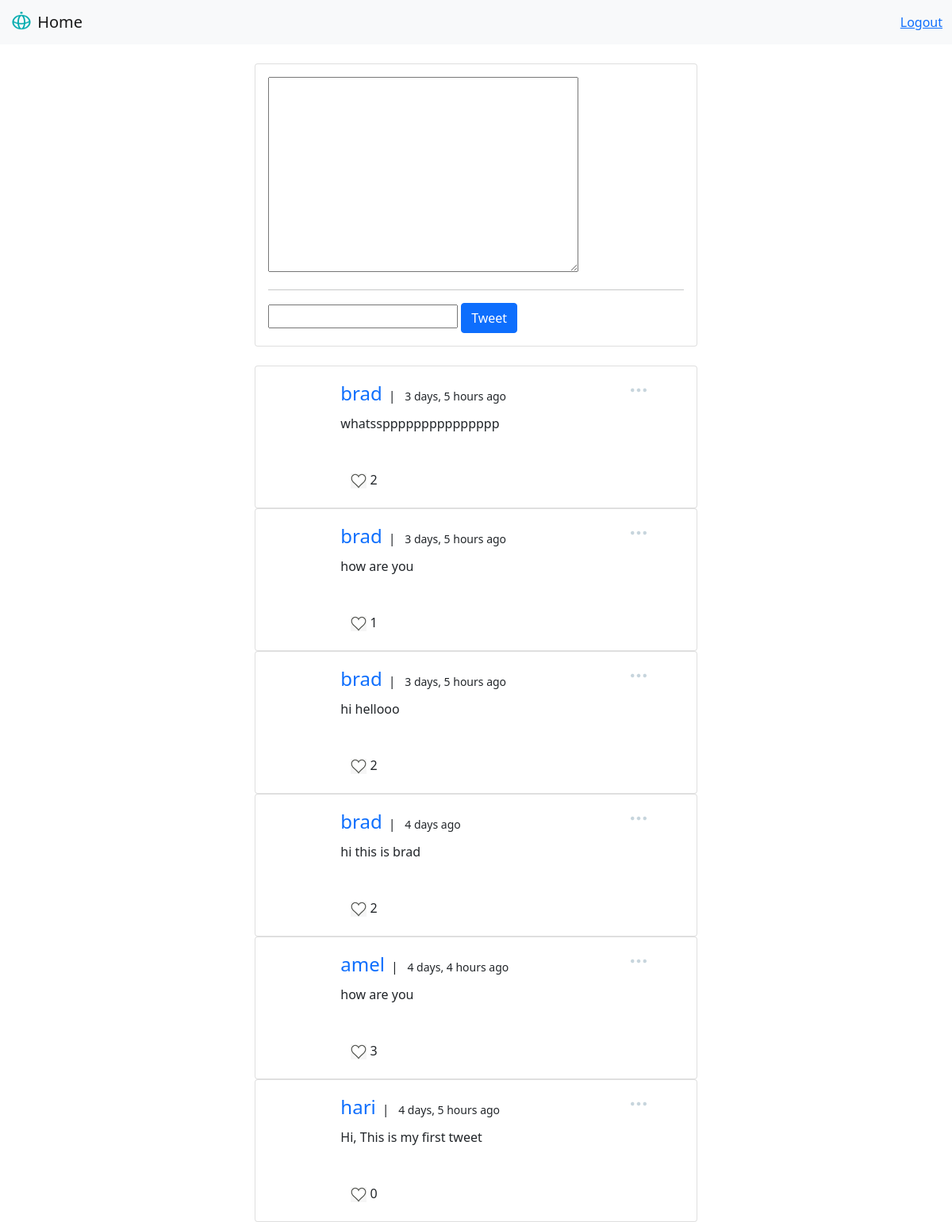
The app's page /, older data.
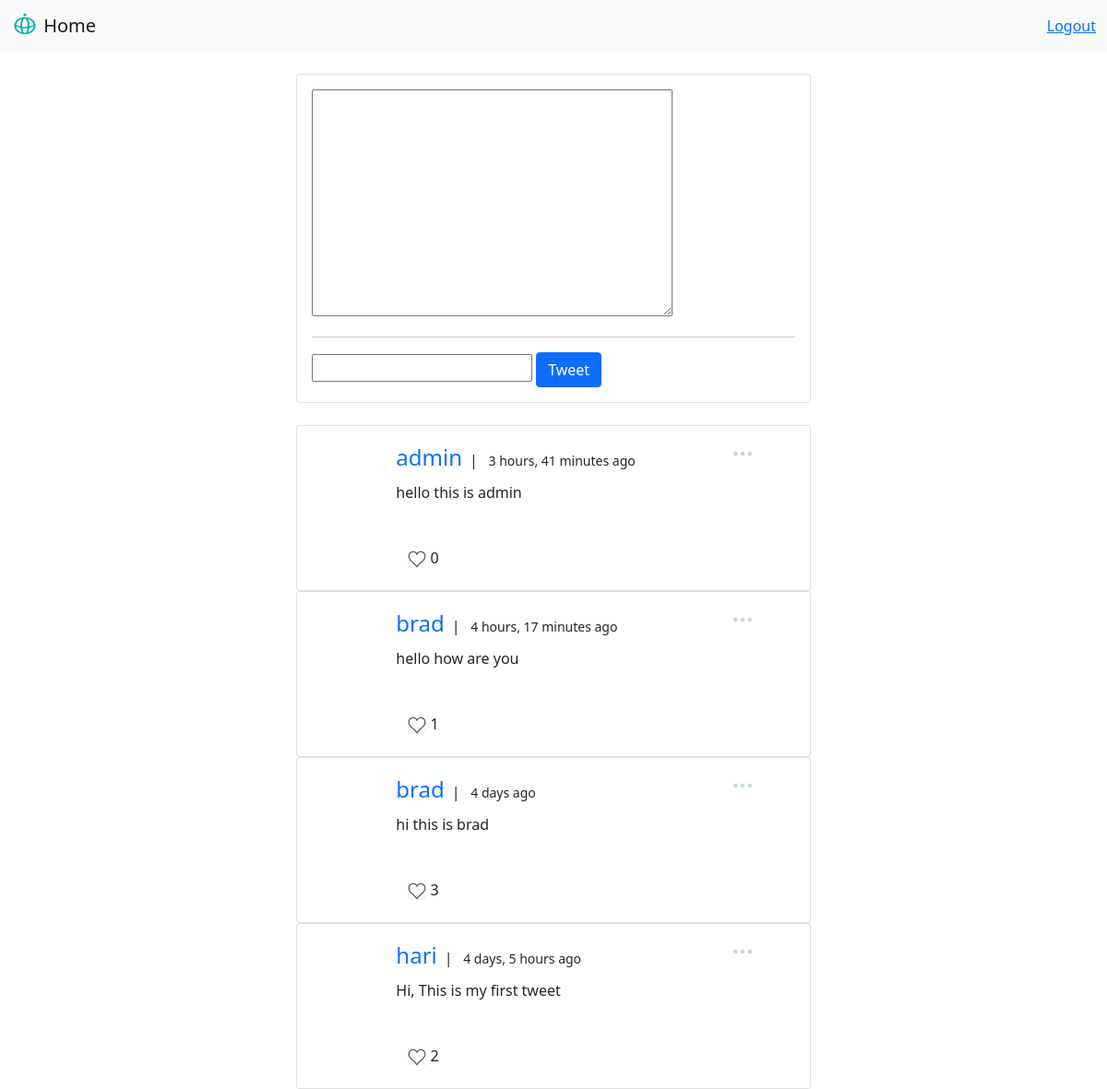
The same page, newer data.
### tweet/models.py (models this page shows, shortened)
class Tweet(models.Model):
    body = models.TextField(max_length=140)
    likes = models.ManyToManyField(User, related_name='tweet_likes')
    image = CloudinaryField(blank=True)
    created_at = models.DateTimeField(default=timezone.now)
    updated_at = models.DateTimeField(default=timezone.now)
    name = models.ForeignKey(User, on_delete = models.CASCADE, null=True, blank=True)

### tweet/views.py (the view)
# urls.py: path('', views.home, name='home'),
def home(request, *args, **kwargs):
    form = TweetForm()
    if request.method == 'POST':
        form = TweetForm(request.POST, request.FILES)
        new_tweet = form.save(commit=False)
        new_tweet.name = request.user
        new_tweet.save()
        return redirect('home')
    context = {'tweets' : Tweet.objects.all().order_by('-created_at'), 'form':form, }
    return render(request, 'tweet/home.html', context)

### tweet/forms.py
class TweetForm(forms.ModelForm):
    class Meta:
        model = Tweet
        fields = ['body', 'image', ]

### tweet/templates/tweet/home.html (shortened to what this page needs)
{% extends 'tweet/index.html' %}
{% load static %}
{% load humanize %}
{% block content %}
<!DOCTYPE html>
<html lang="en" dir="ltr">
  <head>
  </head>
  <body>
  <div class="container">
  <br/>
  <div class="row-cols-md-2 g-4">
    <div class="col-md-6 offset-md-3">
    <div class="col">
    <div class="card">
      <div class="card-body">
        <section>
          <form  action="{% url 'home' %}" method="post" enctype="multipart/form-data">
              {{form.body}}
           <br/><hr/>
            {{form.image}}
            <button type="submit" class="btn btn-primary">Tweet</button>
          </form>
        </section>
      </div>
    </div>
    <br/>
        {% for tweet in tweets %}
        <div class="card">
          <div class="card-body">
            <div class="row">
              <div class="col align-self-start">
              </div>
              <div class="col-8">
                <p class="card-title"> <a href="{% url 'profile' %}" style="font-size:2vw; text-decoration:none;">{{tweet.name}}</a>&ensp;|&ensp;<small> {{tweet.created_at|timesince}} ago </small></p>
                <p class="card-text">{{tweet.body}}</p>
                <br/>
                    <form class="" action="{% url 'like_tweet' tweet.pk %}"  method="post">
                      <button type="submit" class="btn btn-" name="button" name= "tweet_id" value={{tweet.id}}>
                        <img width="20px" src="{% static 'tweet/like.png' %}">   {{tweet.likes.all.count}}
                      </button>
                    </form>
                </div>
                <div class="col-2">
                  <div class="dropdown">
                    <img width="20px" type="submit" src="{% static 'tweet/more.png' %}" data-bs-toggle="dropdown" aria-expanded="false">
                    </div>
                </div>
            </div>
          </div>
        </div>
        {% endfor %}
      </div>
    </div>
  </div>
</div>
  </body>
</html>
{% endblock content %}

### tweet/templates/tweet/index.html (shortened to what this page needs)
<!DOCTYPE html>
{% load static %}
<html lang="'en'" dir="ltr">
  <head>
    <link href="https://cdn.jsdelivr.net/npm/bootstrap@5.0.0-beta3/dist/css/bootstrap.min.css" rel="stylesheet">
  </head>
  <body>
    <nav class="navbar navbar-light bg-light">
      <div class="container-fluid">
        <a class="navbar-brand" href="{% url 'home' %}">
          <img src="{% static 'tweet/techis-logo.png' %}" alt="" width="30" height="24" class="d-inline-block align-text-top">
            Home
        </a>
        <a href="{% url 'logout' %}">Logout</a>
      </div>
    </nav>
    {% block content %}
    {% endblock content %}
  </body>
</html>

Row changes from the older to the newer data that the page shows:
removed Tweet: name "brad", created_at "3 days, 5 hours", body "whatssppppppppppppppp", likes.all.count "2"
removed Tweet: name "brad", created_at "3 days, 5 hours", body "how are you", likes.all.count "1"
removed Tweet: name "brad", created_at "3 days, 5 hours", body "hi hellooo", likes.all.count "2"
removed Tweet: name "amel", created_at "4 days, 4 hours", body "how are you", likes.all.count "3"
added Tweet: name "admin", created_at "3 hours, 41 minutes", body "hello this is admin", likes.all.count "0"
added Tweet: name "brad", created_at "4 hours, 17 minutes", body "hello how are you", likes.all.count "1"
computed for Tweet "hi this is brad": likes.all.count "2" → "3"
computed for Tweet "Hi, This is my first tweet": likes.all.count "0" → "2"
